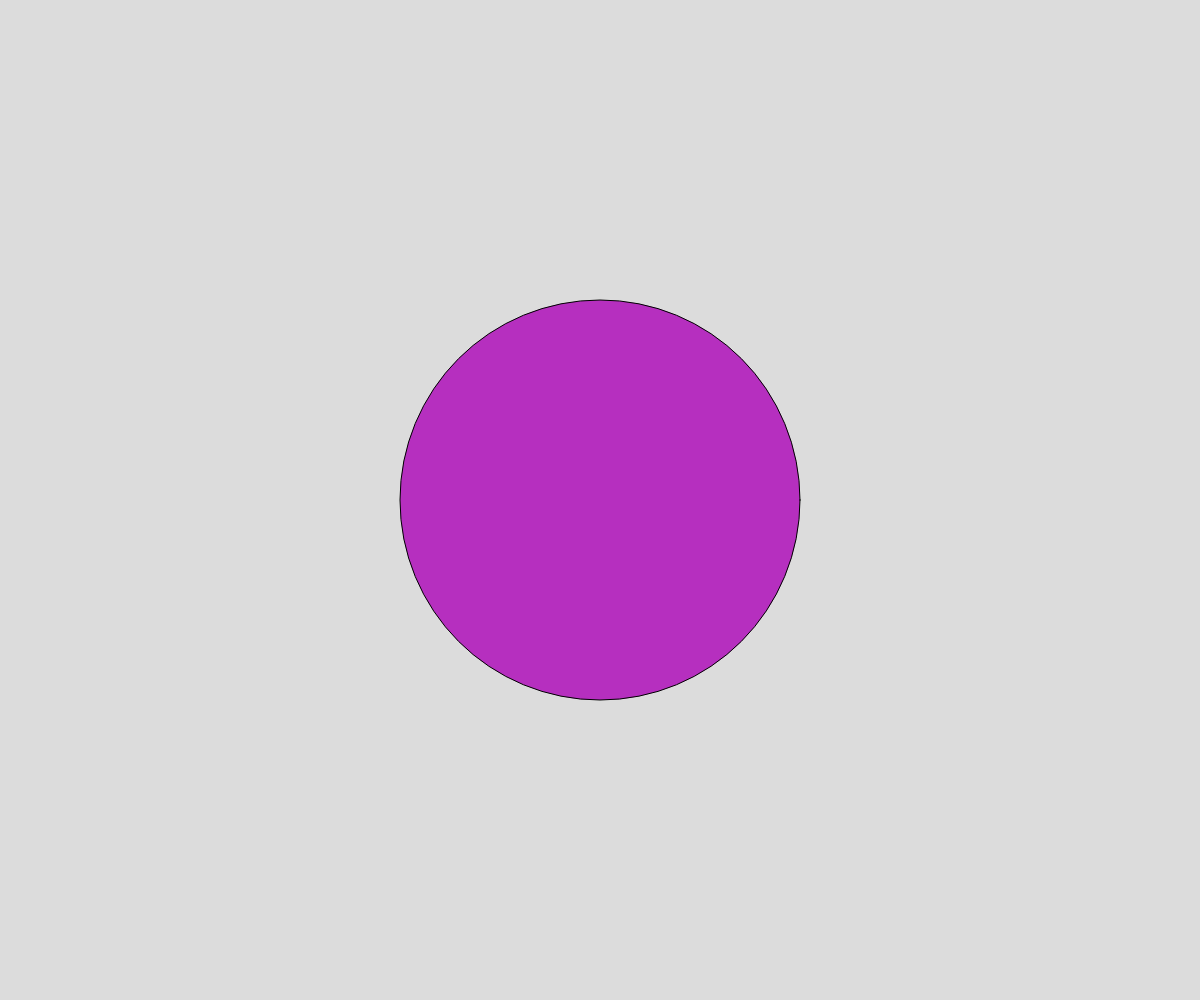
Frame 1 (no input)
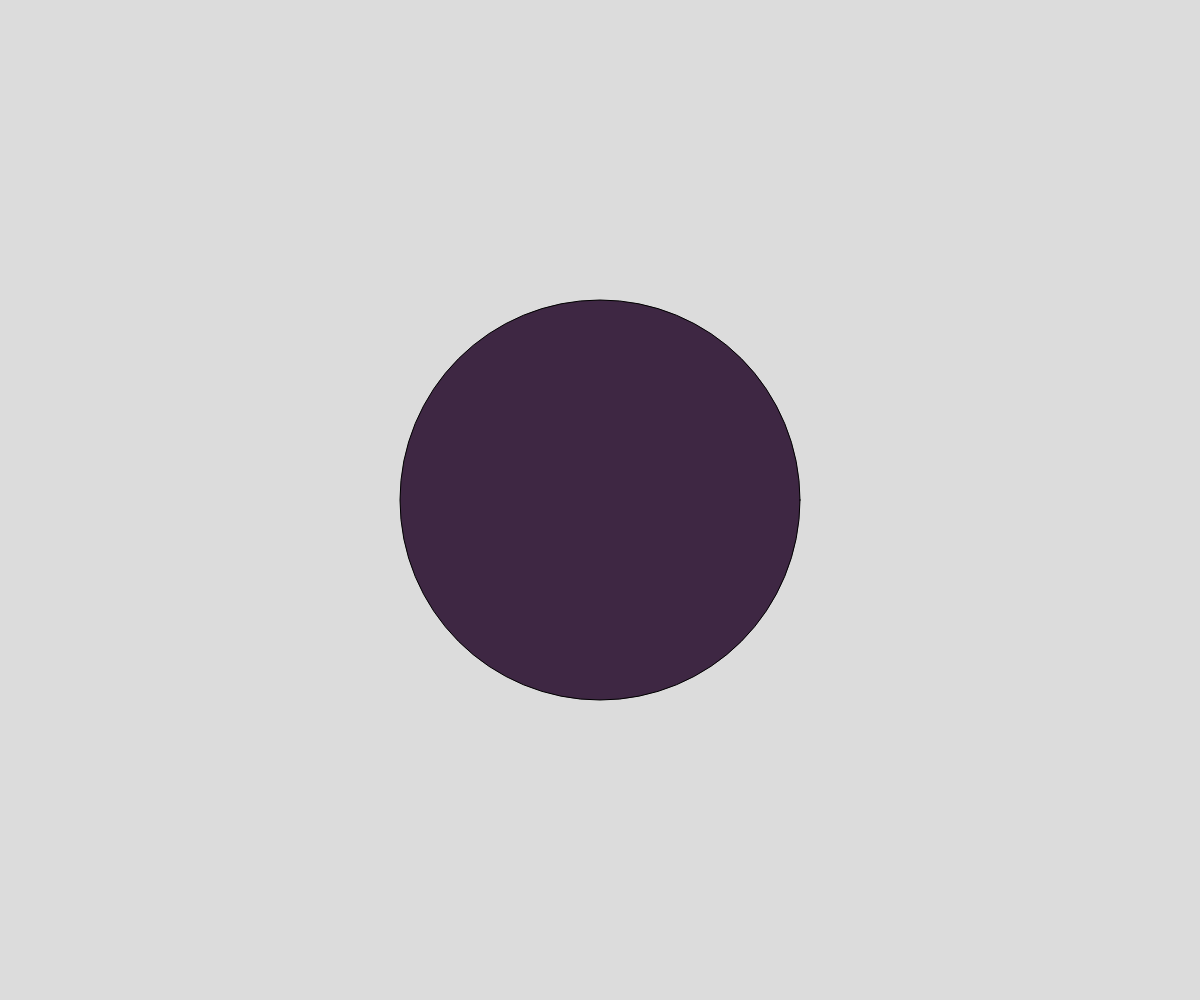
Frame 60 (no input)
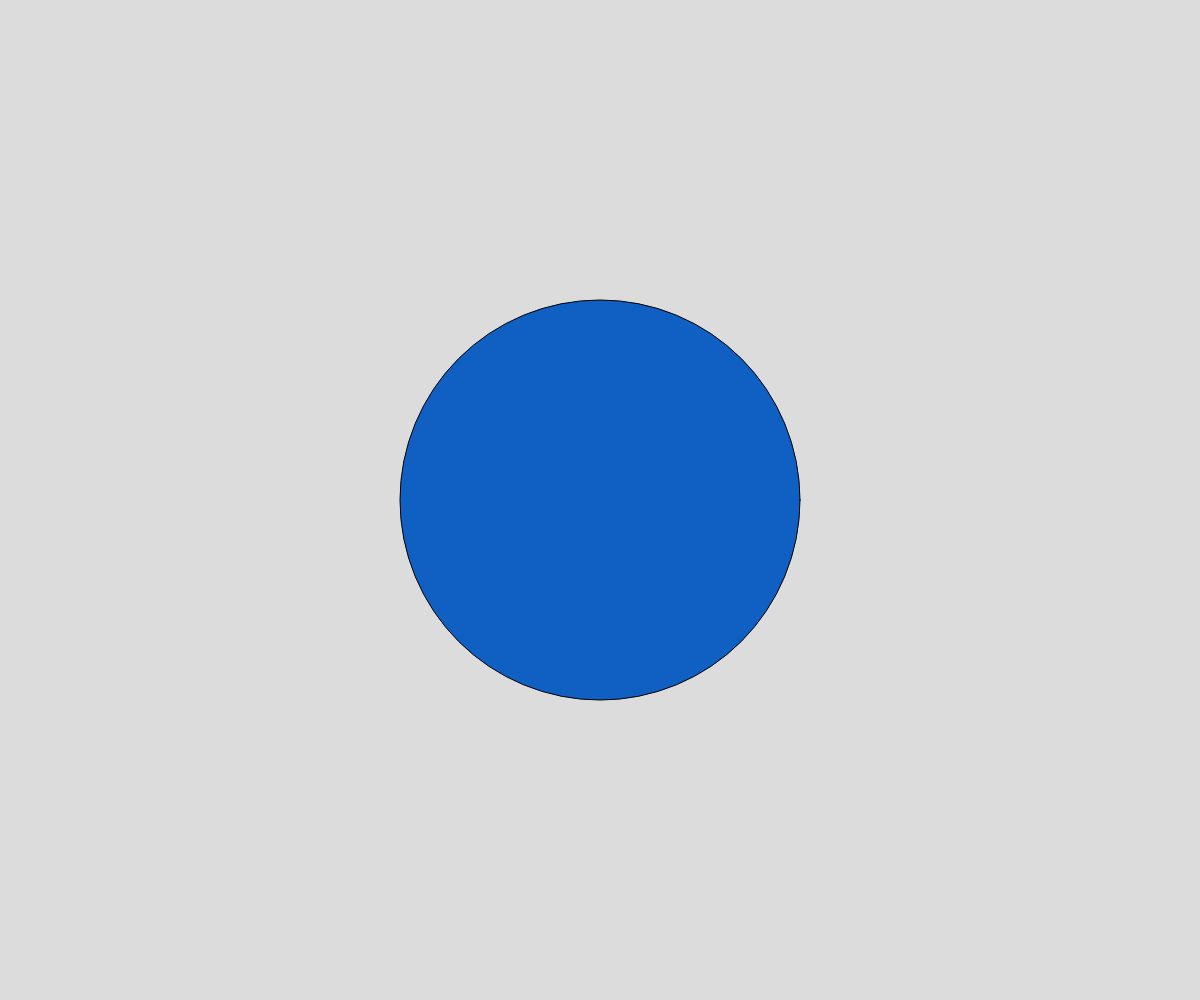
Frame 120 (the mouse pressed at the canvas centre since frame 60)

The p5.js sketch that drew these frames (run headless with seeded random() and noise() and a simulated clock; from frame 60 on, the mouse is pressed at the canvas centre):

// p5.js sketch
// ── sketch.js
// windoe set interval demo
// change the color of the a circle every half second


let theColor;
async function setup() {
  createCanvas(windowWidth, windowHeight);
  changeColor();

  //  cakk the changecolor funtion 
  window.setInterval(changeColor, 500);
}

function draw() {
  background(220);
  fill(theColor);
  circle(width/2, height/2, 400);

}

function changeColor() {
  theColor = color(random(255), random(225), random (255));
}
